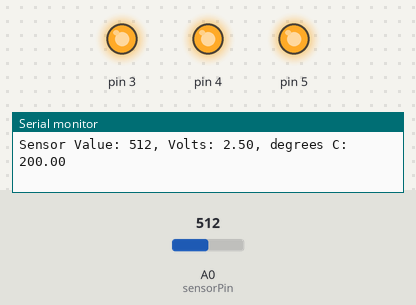
Bench run of a sketch on a simulated Arduino Uno, built with avr-gcc and run on an emulated ATmega328P. Shown: output pins drawn as LEDs (lit = HIGH), the last lines printed to the serial monitor. The inputs (shaded band) are chosen by the test bench; at power-on: A0 (sensorPin) = 512.

Above: at 1.2 s.
1.3 s: A0 (sensorPin) set to 172
4.3 s: A0 (sensorPin) set to 163
At 5.5 s:
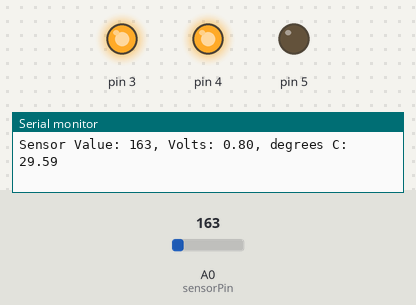
5.8 s: A0 (sensorPin) set to 122
At 7.0 s:
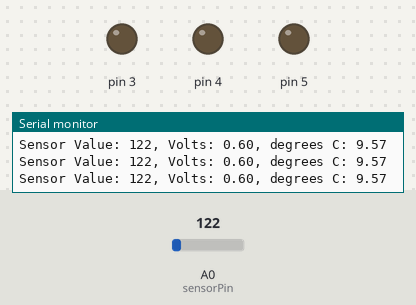
7.3 s: A0 (sensorPin) set to 1023
At 8.5 s:
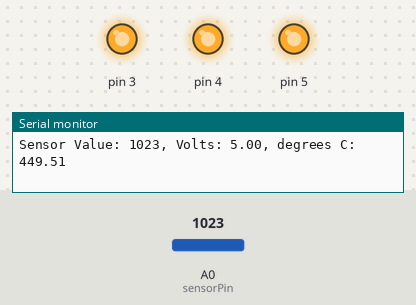
8.8 s: A0 (sensorPin) set to 0
At 9.1 s:
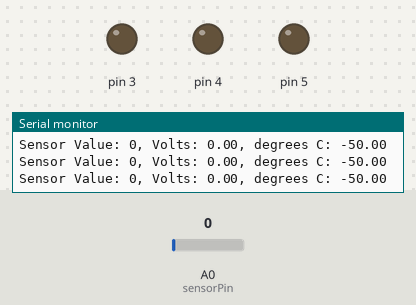
Timing chart, 0 to 11.3 s (numbered marks = the images above; inputs shaded):
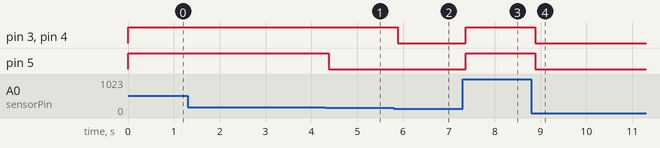

Measured:
- the behaviour switches between 164 and 163 on A0 (sensorPin) (found by bisection; images 0 and 1)
- after the input at 4.3 s, pin 5: HIGH → LOW after 0.08 s
- after the input at 5.8 s, pin 3, pin 4: HIGH → LOW after 0.09 s
- after the input at 7.3 s, pin 3–5: LOW → HIGH after 0.07 s
- after the input at 8.8 s, pin 3–5: HIGH → LOW after 0.08 s

The sketch:

Project3_love.ino
```cpp
const int sensorPin = A0;
const float baselineTemp = 24.0;


void setup() {
  // put your setup code here, to run once:
  Serial.begin(9600);

  for(int pinNumber = 3; pinNumber <= 5; pinNumber ++){
    pinMode(pinNumber, OUTPUT);
    digitalWrite(pinNumber, LOW);
  }
}

void loop() {
  // put your main code here, to run repeatedly:
  int sensorVal = analogRead(sensorPin);
  Serial.print("Sensor Value: ");
  Serial.print(sensorVal);

  float voltage = (sensorVal/1024.0) * 5.0;
  Serial.print(", Volts: ");
  Serial.print(voltage);

  Serial.print(", degrees C: ");
  float temperature = (voltage - 0.5) * 100;
  Serial.println(temperature);

  if(temperature < baselineTemp + 2){
    digitalWrite(3,LOW);
    digitalWrite(4,LOW);
    digitalWrite(5,LOW);
  }
  else if(temperature >= baselineTemp+2 &&
  temperature < baselineTemp+4){
    digitalWrite(3,HIGH);
    digitalWrite(4,LOW);
    digitalWrite(5,LOW);
  }
  else if(temperature >= baselineTemp+4 &&
  temperature < baselineTemp+6){
    digitalWrite(3,HIGH);
    digitalWrite(4,HIGH);
    digitalWrite(5,LOW);
  }
  else if(temperature >= baselineTemp+6){
    digitalWrite(3,HIGH);
    digitalWrite(4,HIGH);
    digitalWrite(5,HIGH);
  }
}
```
